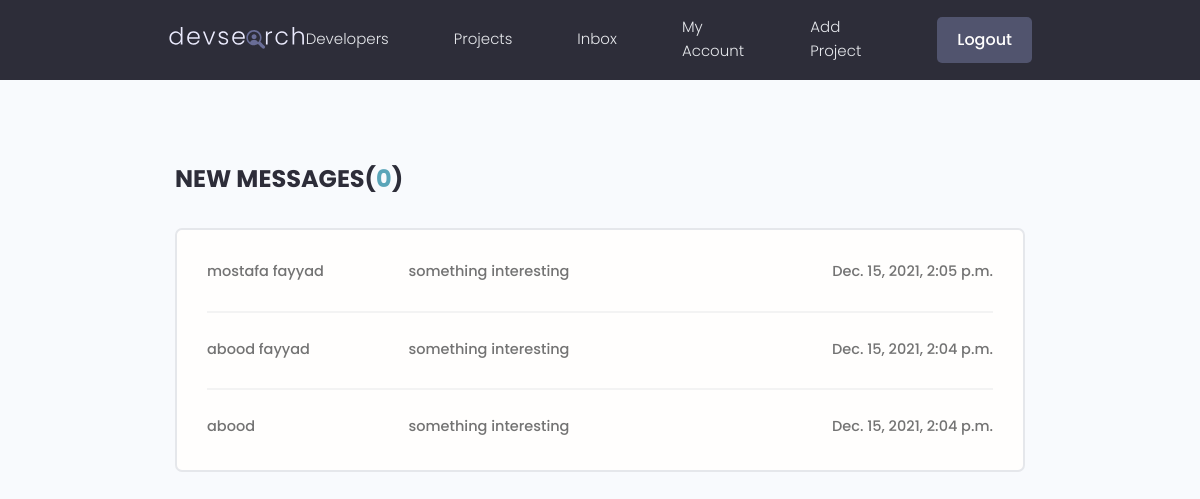
The page /user-inbox/ (signed in) on the database its author committed.
### users/models.py (models this page shows, shortened)
class Message(models.Model):
    sender = models.ForeignKey(Profile, null=True, blank=True, on_delete=models.SET_NULL)
    receiver = models.ForeignKey(Profile, null=True, blank=True, on_delete=models.SET_NULL, related_name="messages")
    name = models.CharField(max_length=255, blank=True, null=True)
    email = models.EmailField(max_length=255, blank=True, null=True)
    subject = models.CharField(max_length=255, blank=True, null=True)
    body = models.TextField()
    is_read = models.BooleanField(default=False, null=True)
    created = models.DateTimeField(auto_now_add=True)
    id = models.UUIDField(default=uuid.uuid4, unique=True, primary_key=True, editable=False)
    class Meta:
        ordering = ["is_read", "-created"]

### users/views.py (the view)
# urls.py: path("user-inbox/", views.userInbox, name="user-inbox"),
@login_required(login_url="login")
def userInbox(request):
    profile = request.user.profile # get user profile
    profileMessages =  profile.messages.all() # get all user messages
    unReadMessages = profileMessages.filter(is_read=False).count() # get all unread messages
    context = {
        "profileMessages": profileMessages,
        "unReadMessages": unReadMessages
    }
    return render(request, 'users/user_inbox.html', context)

### users/templates/users/user_inbox.html
{% extends "main.html"%} {% block content %}
<main class="inbox my-xl">
  <div class="content-box">
    <h3 class="inbox__title">New Messages(<span>{{unReadMessages}}</span>)</h3>
    <ul class="messages">
      {% for message in profileMessages %} {% if message.is_read == False %}
      <li class="message message--unread">{% else %}</li>
      <li class="message">
        {% endif %}
        <a href="{% url 'user-message' message.id %}">
          <span class="message__author">{{message.name}}</span>
          <span class="message__subject">{{message.subject}}</span>
          <span class="message__date">{{message.created}}</span>
        </a>
      </li>
      {% endfor %}
    </ul>
  </div>
</main>
{% endblock content %}

### static/styles/app.css (style rules this page uses)
:root { --color-sub: #2d2d39; }
.content-box { width: 95%; max-width: 85rem; margin: 0 auto; }
.inbox { height: 90vh; }
.inbox__title, .inbox__title span { font-size: 2.4rem; font-weight: 700; color: var(--color-sub); text-transform: uppercase; text-align: left; margin-bottom: 3rem; }
.inbox__title span { color: var(--color-main); }
.messages { list-style: none; background: var(--color-white); padding: 0.5rem 3rem; border: 2px solid var(--color-light); border-radius: 0.7rem; }
.message { padding: 2.5rem 0; }
.message > a span { font-size: 1.45rem; font-weight: 500; }
.message:not(:last-child) { border-bottom: 2px solid var(--color-white-light); }
.message > a { display: flex; gap: 1rem; }
.message__author, .message__date { flex-basis: 25%; }
.message__subject { flex-basis: 50%; }
.message__date { text-align: right; }

### static/uikit/styles/modules/_variables.css (style rules this page uses)
:root { --color-main: #5aa5b9; --color-main-light: #e6faff; --color-sub: #3f4156; --color-sub-light: #51546e; --color-sub-lighter: #ededfd; --color-text: #737373; --color-gray: #8b8b8b; --color-light: #e5e7eb; --color-light-gray: #767676; --color-bg: #f8fafd; --color-white: #fffefd; --color-white-light: #f3f3f3; --color-success: #359e64; --color-success-bg: #def8e8; --color-error: #fc4b0b; --color-error-bg: #fff2ee; --font-base: 'Poppins', arial, helvetica, 'Segoe UI', roboto, ubuntu, sans-serif; --font-monospace: 'Fira Code', 'Courier New', courier, monospace; --font-regular: 300; --font-medium: 500; --font-bold: 700; --generic-shadow: 1px 1px 5px #00000010; --generic-transition: all 0.3s ease-in-out; }

### static/uikit/styles/modules/_base.css (style rules this page uses)
* { margin: 0; padding: 0; box-sizing: border-box; text-rendering: optimizeLegibility; color: inherit; font-size: inherit; }
html { font-size: 50%; }
@media only screen and (min-width: 480px) { html { font-size: 56.25%; } }
@media only screen and (min-width: 1200px) { html { font-size: 62.5%; } }
body { line-height: 1.6; font-weight: 400; font-size: 1.5rem; color: var(--color-text); background-color: var(--color-bg); min-height: 100vh; }

### static/uikit/styles/modules/_typography.css (style rules this page uses)
* { font-family: var(--font-base); }
h3 { font-size: 3.2rem; font-weight: var(--font-medium); }
p, span, strong { font-size: 1.6rem; color: var(--color-text); font-weight: var(--font-regular); }
a { padding-bottom: 2px; text-decoration: none; display: inline-block; color: var(--color-main); font-weight: var(--font-medium); }

### static/uikit/styles/modules/_utilities.css (style rules this page uses)
.my-xl { margin: 8rem auto; }

### rows shown on the page
Message: name "mostafa fayyad", subject "something interesting", created "Dec. 15, 2021, 2:05 p.m."
Message: name "abood fayyad", subject "something interesting", created "Dec. 15, 2021, 2:04 p.m."
Message: name "abood", subject "something interesting", created "Dec. 15, 2021, 2:04 p.m."

### other values the page prints
{{ unReadMessages }} "0"
